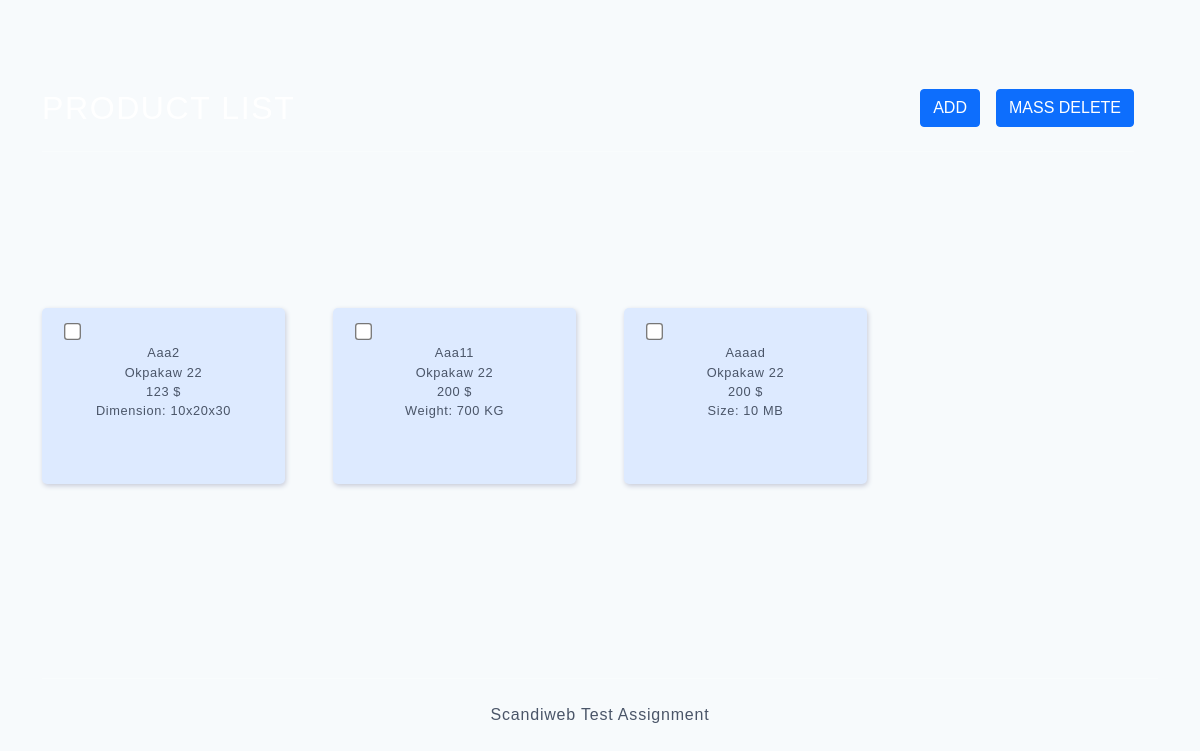
The page / on the database its author committed.
### tables this page shows
CREATE TABLE `sample_products` (
  `id` int(11) NOT NULL,
  `sku` varchar(50) NOT NULL,
  `name` varchar(50) NOT NULL,
  `price` float NOT NULL,
  `type` varchar(50) NOT NULL,
  `PHPSESSID` varchar(200) DEFAULT NULL,
  `extra` longtext DEFAULT NULL
);

### backend/HTTP/Request.php (called while the page is built, shortened)
<?php
class Request
{
  public function view(string $path, array $params = null): string
  {
    $this->params = (object) $params;
    include './backend/Views/' . $path;
    $value = ob_get_contents();
    return $value;
  }
}

### backend/HTTP/ProductController.php (called while the page is built, shortened)
<?php
class ProductController
{
  protected $request;
  public function __construct()
  {
    $this->request = new Request;
  }
  public function index()
  {
    $products = (new Product)->getAllProducts();
    return $this->request->view('welcome.php', compact('products'));
  }
}

### backend/HTTP/Kernel.php (called while the page is built, shortened)
<?php
class Kernel
{
  private $router;
  private $request;
  private $logger;
  private $protocolVersion;
  public function __construct(Request $request, Router $router)
  {
    $this->request = $request;
    $this->router = $router;
    $this->protocolVersion = $request->getProtocolVersion();
    $this->logger = new Log;
  }
  public function findRoute(string $url): array
  {
    try {
      return $this->router->match($url);
    } catch (\Throwable $th) {
      return [];
    }
  }
  public function runRouteHandler(array $routeInfo)
  {
    $matchedRoute = $routeInfo[$this->request->method()];
    list($controllerClass, $action) = explode('@', $matchedRoute);
    try {
      $viewResponse = (new $controller())->$action();
    }
    catch (\PDOException $th) {
      error_log($th->getMessage());
      $this->logger->addError('A DATABASE ERROR OCCURED');
      return new Response('', 302, ['Content-Type' => 'text/html', 'Location' => '/'], $this->protocolVersion);
    }
    catch (\Throwable $th) {
      error_log($th->getMessage());
      return (new ErrorResponse(500, 'CONTROLLER METHOD <i>'. $action . '</i>() DOES NOT EXIST' ))->html();
    }
    return $this->request->isMethod('GET')
        ? new Response($viewResponse, 200, ['Content-Type' => 'text/html'], $this->protocolVersion)
        : new Response('', 302, ['Content-Type' => 'text/html', 'Location' => '/'], $this->request->getProtocolVersion());
  }
  public function handle()
  {
    $routeInfo = $this->findRoute($this->request->uri());
    $response = $this->runRouteHandler($routeInfo);
    return $response;
  }
}

### index.php (called while the page is built, shortened)
<?php
$request = new Request;
$router = new Router;
$app = new Kernel($request, $router);
$response = $app->handle();

### backend/Miscellaneous/DbConnector.php (called while the page is built, shortened)
<?php
class DbConnector
{
  private $connector;
  public function __construct()
  {
    $this->connector = new \mysqli(static::SERVER_NAME, static::USER_NAME, static::PASSWORD, static::DB);
  }
  public function sqlQuery($query)
  {
    $result = $this->connector->query($query);
    return $result;
  }
}

### backend/Models/Product.php (called while the page is built, shortened)
<?php
class Product extends Model
{
  protected static $table = 'sample_products';
  public function getAllProducts()
  {
    $result = $this->sqlQuery("SELECT * FROM " . static::$table . " ORDER BY id DESC");
    $numRows = $result->num_rows;
    if ($numRows > 0) {
      while ($row = $result->fetch_assoc()) {
        $data[] = $row;
      }
    } else {
      $data = [];
    }
    return $data;
  }
}

### backend/Views/welcome.php (the view, shortened to what this page needs)
<!DOCTYPE html>
<html lang="en">
<head>
  <link rel="stylesheet" href="./frontend/css/bootstrap.min.css">
  <link rel="stylesheet" href="./frontend/css/bootstrap-grid.min.css">
  <link rel="stylesheet" href="./frontend/css/styles.css">
</head>
<body class="antialiased">
  <div id="app" class="relative flex flex-column items-top justify-around min-h-screen bg-gray-100 dark:bg-gray-900 sm:pt-0">
    <div class="header container">
      <header class="row w-100 pt-4 fnt1">
        <h1 class="col-lg-6 col-md-6 col-sm-6 h2 text-gray-900 uppercase tracking-wider text-white">Product List</h1>
        <div class="col-lg-6 col-md-6 col-sm-6">
          <nav class="d-flex justify-content-end">
            <a href="/create" class="btn btn-primary text-uppercase">ADD</a>
            <button type="submit" form="productsContainer" formaction="/delete" class="btn btn-primary text-uppercase ml-4">MASS DELETE</button>
          </nav>
        </div>
        <div class="seperator col-lg-12">
          <hr class="bg-white">
        </div>
      </header>
    </div>
    <div class="display-boxes">
      <div class="container">
        <form id="productsContainer" method="POST" class="row gx-5 gy-5">
          <?php if (!empty($this->params->products)) : ?>
            <?php foreach ($this->params->products as $product) : ?>
              <div class="col-lg-3 col-md-6">
                <div class="box pt-3 pb-5 text-gray-700 tracking-wider border-0">
                  <div class="check-box px-4">
                    <input type="checkbox" class="delete-checkbox" name="checked_id[]" value="<?php echo $product['id']; ?>">
                  </div>
                  <div class="text text-center text-capitalize fnt1">
                    <p class="mb-0"><?php echo $product['sku'] ?></p>
                    <p class="mb-0"><?php echo $product['name'] ?></p>
                    <p class="mb-0"><?php echo $product['price'] . ' $' ?></p>
                    <p class="mb-0">
                      <?php foreach (json_decode($product['extra'])->measurement as $key => $value) : ?>
                        <p class="mb-0"><?php echo $key ?>: <?php echo $value ?></p>
                      <?php endforeach ?>
                    </p>
                  </div>
                </div>
              </div>
            <?php endforeach; ?>
          <?php else : ?>
            <div class="fnt1 text-gray-700 tracking-wider text-center"><i>Product List is empty.</i></div>
          <?php endif; ?>
        </form>
      </div>
    </div>
    <footer class="container mt-5">
      <div class="row">
        <div class="seperator col-lg-12">
          <hr class="bg-white">
        </div>
        <div class="col-lg-12 text-capitalize text-center p-2 fnt1 text-gray-700 tracking-wider">
          Scandiweb Test assignment
        </div>
      </div>
    </footer>
  </div>
</body>
</html>

### backend/HTTP/Response.php (shortened to what this page needs)
<?php
class Response
{
  public $content;
  public function setContent(?string $content)
  {
    $this->content = $content ?? '';
    return $this;
  }
  public function sendContent()
  {
    echo $this->content;
    return $this;
  }
}

### frontend/css/styles.css (style rules this page uses)
:root { --blue: #007bff;--purple: #6f42c1;--pink: #e83e8c;--red: #dc3545;--orange: #fd7e14;--yellow: #ffc107;--green: #28a745;--teal: #20c997;--cyan: #ddeaff;--white: #fff;--primary: #007bff;--secondary: #6c757d;--success: #28a745;--info: #17a2b8;--warning: #ffc107;--danger: #dc3545;--light: #f7fafc;--dark: #2d3748;--darker: #1a202c;--border: #cbd5e0;--lighter-border: #edf2f7;--dark-border: #4a5568;--text-gray-200: #edf2f7;--text-gray-300: #e2e8f0;--text-gray-400: #cbd5e0;--text-gray-500: #a0aec0;--text-gray-600: #718096;--text-gray-700: #4a5568;--text-gray-900: #1a202c;--breakpoint-xs: 0;--breakpoint-sm: 576px;--breakpoint-md: 768px;--breakpoint-lg: 992px;--breakpoint-xl: 1200px;--font-family-sans-serif: system-ui, -apple-system, BlinkMacSystemFont, "Segoe UI", Roboto, "Helvetica Neue", Arial, "Noto Sans", sans-serif, "Apple Color Emoji", "Segoe UI Emoji", "Segoe UI Symbol", "Noto Color Emoji";--font-family-monospace: SFMono-Regular, Menlo, Monaco, Consolas, "Liberation Mono", "Courier New", monospace }
html { line-height:1.15;-webkit-text-size-adjust:100%;font-family:var(--font-family-sans-serif);line-height:1.5 }
body { margin:0 }
a { background-color:rgba(0,0,0,0);color:inherit;text-decoration:inherit }
* { box-sizing:border-box;border:0 solid #e2e8f0 }
*:after { box-sizing:border-box;border:0 solid #e2e8f0 }
*:before { box-sizing:border-box;border:0 solid #e2e8f0 }
.bg-white { --bg-opacity: 1;background-color:var(--white) }
.bg-gray-100 { --bg-opacity: 1;background-color:var(--light) }
.flex { display:flex }
.flex.flex-column { flex-direction:column }
.justify-around { justify-content:space-around }
.ml-4 { margin-left:1rem }
.min-h-screen { min-height:100vh }
.px-4 { padding-left:1rem;padding-right:1rem }
.relative { position:relative }
.text-center { text-align:center }
.text-gray-700 { color:var(--text-gray-700) }
.text-gray-900 { color:var(--text-gray-900) }
.uppercase { text-transform:uppercase }
.antialiased { -webkit-font-smoothing:antialiased;-moz-osx-font-smoothing:grayscale }
.tracking-wider { letter-spacing:.05em }
@media (min-width: 320px) { .sm\:pt-0 { padding-top:0 } }
.fnt1 { font-family:"Poppins",sans-serif !important }
#app header { font-weight:600 }
#app .display-boxes .box { margin-top:10px;background-color:var(--cyan);font-size:.8em;box-shadow:1px 2px 5px #c7cbd9;border-radius:5px }
#app .display-boxes .box input { transform:scale(1.3) }

### rows shown on the page
sample_products: sku "Aaa2", name "Okpakaw 22", price "123", key "Dimension", extra "10x20x30"
sample_products: sku "Aaa11", name "Okpakaw 22", price "200", key "Weight", extra "700 KG"
sample_products: sku "Aaaad", name "Okpakaw 22", price "200", key "Size", extra "10 MB"
